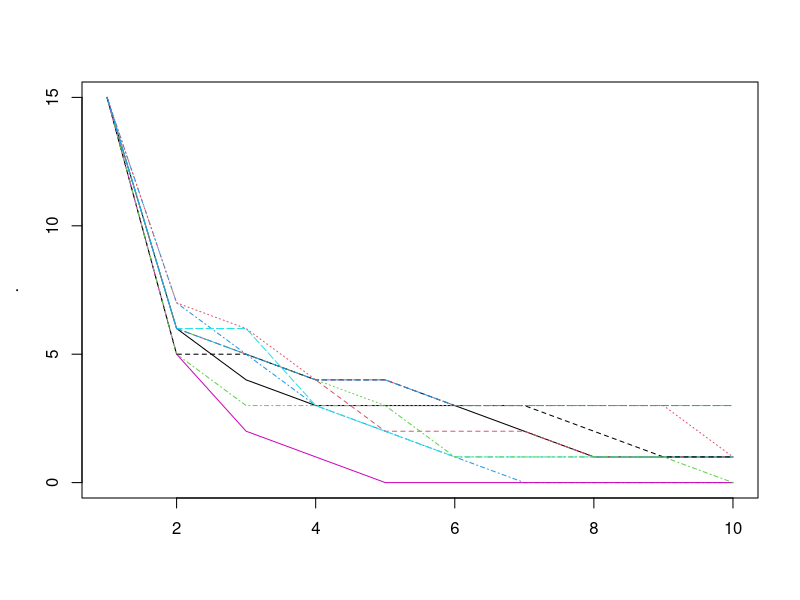
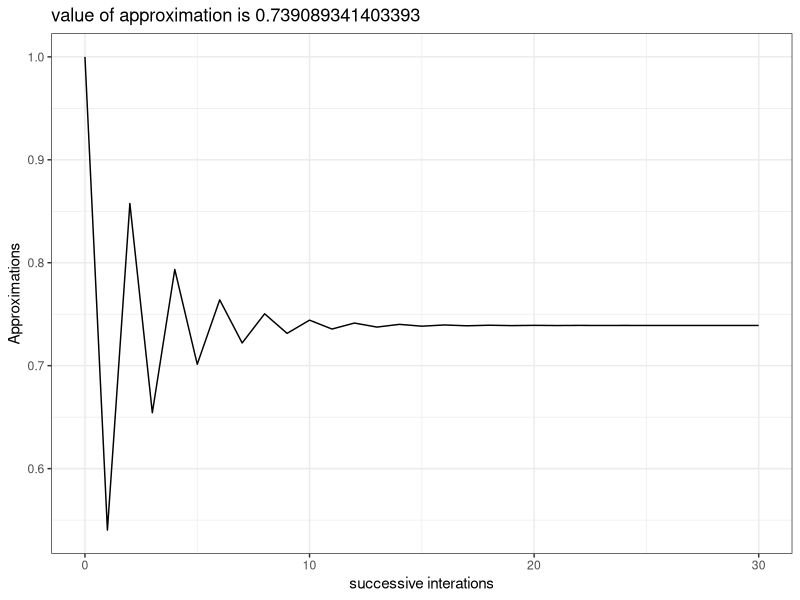
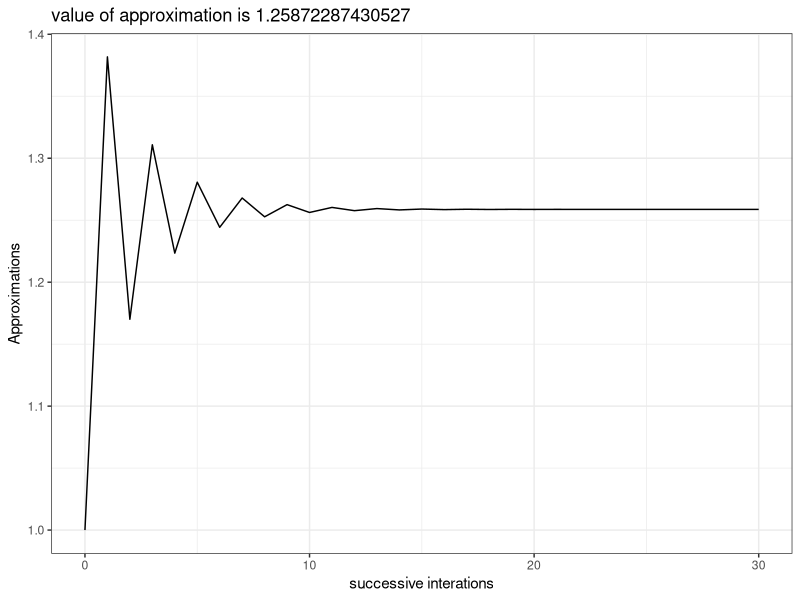
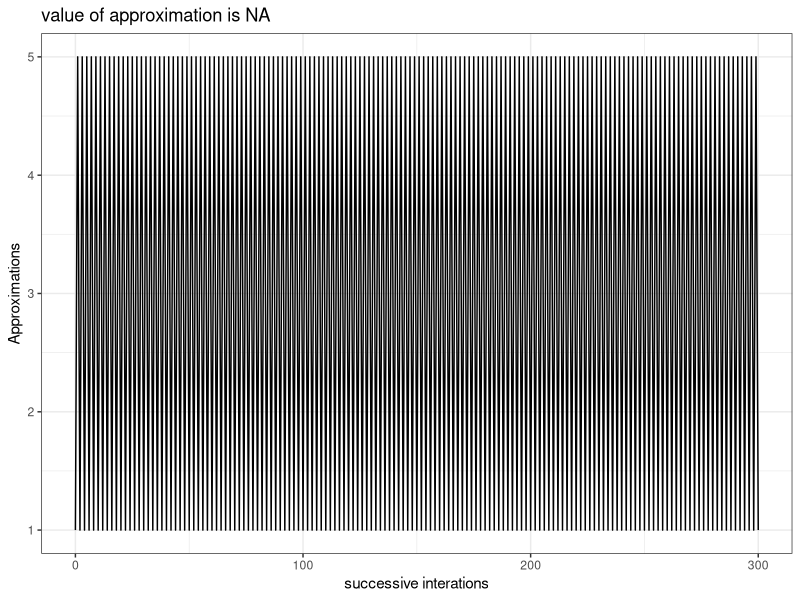
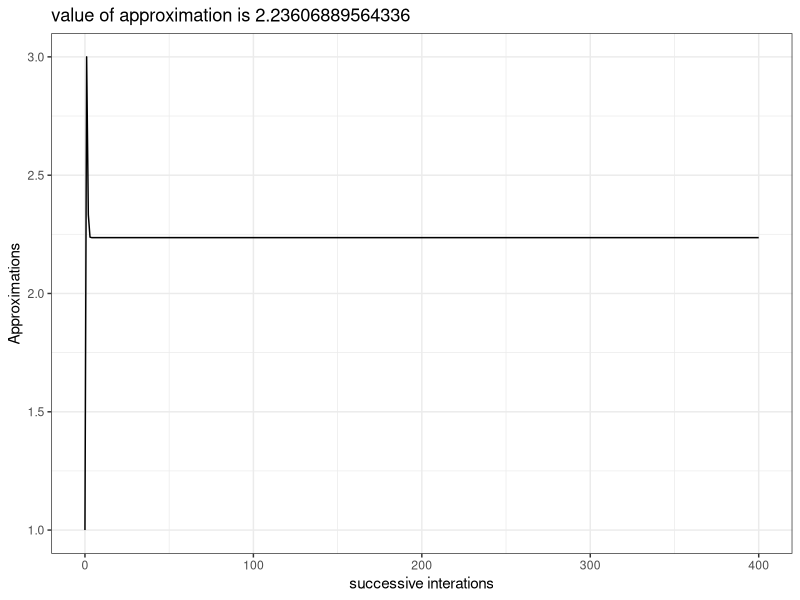
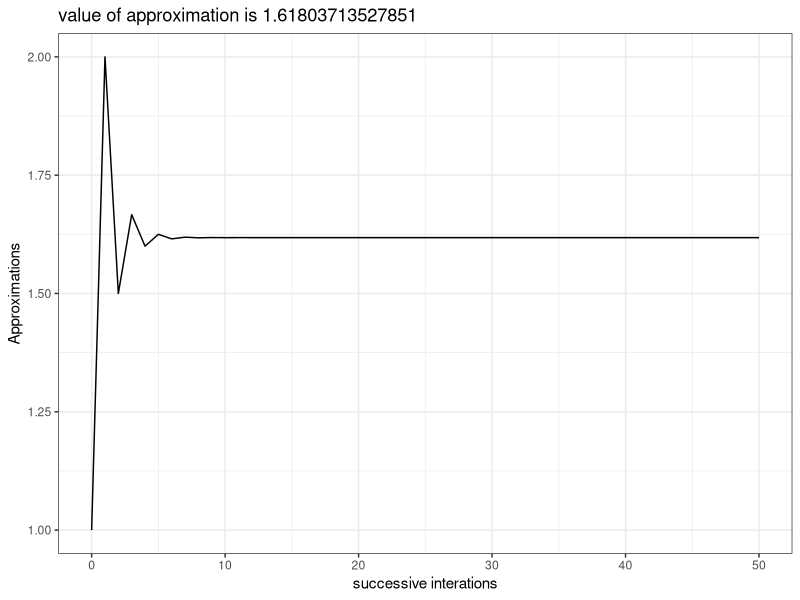
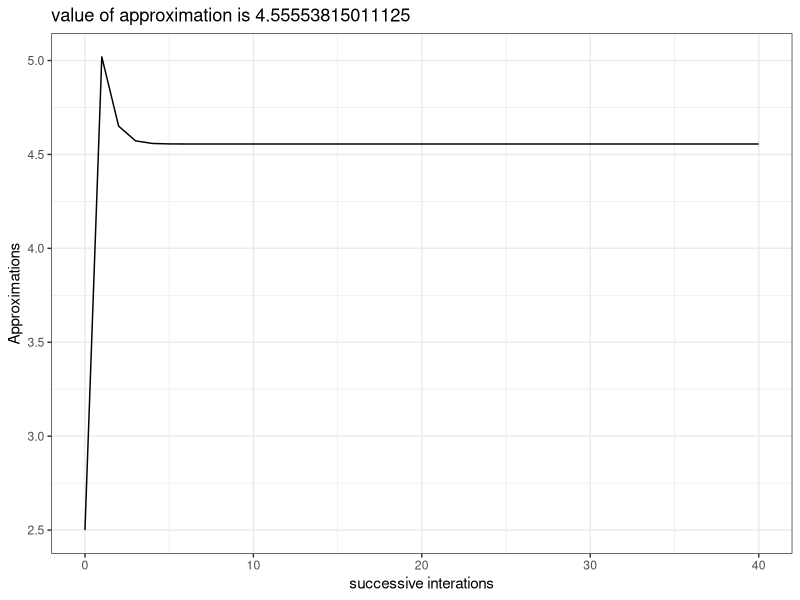
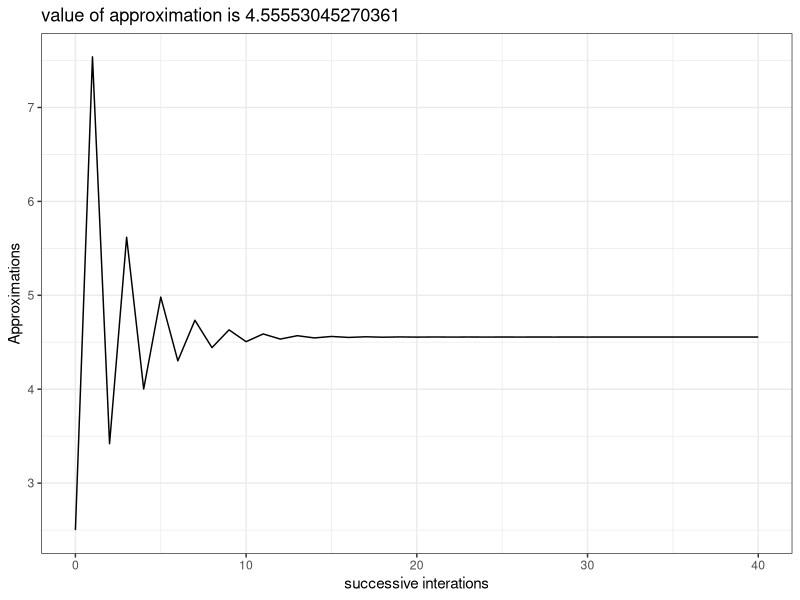

Write the R code that produced these figures, in order.
## ---- chunk 1
knitr::opts_chunk$set(error = TRUE, cache = TRUE)
library(ggplot2)

## ---- chunk 2
mean(0.5, x = c(0:10,50))
## ---- chunk 3
scale01 <- function(x) {
  rng <- range(x, na.rm = TRUE)
  (x - rng[1]) / (rng[2] - rng[1])
}

mtcars_scale <- mtcars[]
mtcars_scale[] <- lapply(mtcars, scale01)
head(mtcars_scale)

scale_numerics <- function(dat){
  if(is.numeric(dat)){
    scale01(dat)
    } else {
      dat
      }
  }

iris_scale <- iris

iris_scale[] <- lapply(iris, scale_numerics)

head(iris)

try(lapply(iris, scale01))
## ---- chunk 4
formulas <- list(
  mpg ~ disp,
  mpg ~ I(1 / disp),
  mpg ~ disp + wt,
  mpg ~ I(1 / disp) + wt
)

mods <- vector("list", length(formulas))

for (i in seq_along(formulas)){
  mods[[i]] <- lm(formulas[[i]], data = mtcars)
  }
## ---- chunk 5
models_mtcars <- lapply(formulas, lm, data = mtcars)
# old way
#lapply(formulas, function(form) lm(form, data = mtcars))
## ---- chunk 6

bootstraps <- lapply(1:10, function(i) {
  rows <- sample(1:nrow(mtcars), rep = TRUE)
  mtcars[rows, ]
})

## for loop

bootstrap_models <- vector("list",length(bootstraps))
for(i in seq_along(bootstraps)){
  bootstrap_models[[i]] <- lm(mpg ~ disp, data = bootstraps[[i]])
  }

## lapply

bootstrap_models_lapply <- lapply(bootstraps, lm, formula = mpg ~ disp)
## ---- chunk 7
rsq <- function(mod) summary(mod)$r.squared

sapply(bootstrap_models_lapply, rsq)

sapply(models_mtcars, rsq)

## ---- chunk 8
library(magrittr)

species_abundances <- sample(seq_len(100),size = 5) %>%
  sapply(rpois, n = 20) %>%
  data.frame %>%
  set_names(paste0("sp",1:5))

vapply(species_abundances, sd, numeric(1))

## ---- chunk 9
library(dplyr)
site_species <- species_abundances %>% 
  mutate(site = paste0("site",LETTERS[1:5]) %>%
           rep(times = 4))

vapply(site_species[vapply(site_species, is.numeric, logical(1))], sd, numeric(1))

## Equivalently, in magrittr style:
site_species %>%
  vapply(is.numeric, logical(1)) %>%
  site_species[.] %>%
  vapply(sd, numeric(1))

## ---- chunk 10
trials <- replicate(
  100, 
  t.test(rpois(10, 10), rpois(7, 10)),
  simplify = FALSE
)

sapply(trials, function(test) test$p.value)

sapply(trials, '[[', i = "p.value") 
## ---- chunk 11
replicate(5, rnorm(2))

replicate(4, "blue")
## ---- chunk 12
colnum <- c("blue" = 2, "green" = 7)

lapply(colnum, function(x) x/2)
## ---- chunk 13
name_val_lapply <- function(X, FUN, ...){
 Map(FUN, names(X), X, ...)
}

funtest <- function(name_of, val_of){
  paste("the value of", name_of, "is", val_of)
}

name_val_lapply(colnum, funtest)

## ---- chunk 14

library(parallel)

mcsapply <- function (X, FUN, ..., simplify = TRUE, USE.NAMES = TRUE) 
  {
  FUN <- match.fun(FUN)
  answer <- mclapply(X = X, FUN = FUN, mc.cores = 2, ...)
  if (USE.NAMES && is.character(X) && is.null(names(answer))) 
    names(answer) <- X
  if (!identical(simplify, FALSE) && length(answer)) 
    simplify2array(answer, higher = (simplify == "array"))
  else answer
  }

##pokey example
boot_df <- function(x) x[sample(nrow(x), rep = T), ]
rsquared <- function(mod) summary(mod)$r.square
boot_lm <- function(i) {
  rsquared(lm(mpg ~ wt + disp, data = boot_df(mtcars)))
}


library(microbenchmark)

## this doesn't actually speed anything up
if(FALSE){
microbenchmark(sapply(1:10, boot_lm),
               mcsapply(1:10, boot_lm))
}


## ---- chunk 15
mat <- matrix(rnorm(20), nrow = 5)

apply(mat, 1, summary)

apply(mat, 2, summary)

apply(mtcars, 2, summary)

## ---- chunk 16
pulse <- round(rnorm(22, 70, 10 / 3)) + rep(c(0, 5), c(10, 12))
group <- rep(c("A", "B"), c(10, 12))
pieces <- split(pulse, group)

split_vapply <- function(x, f, FUN, FUN.VALUE, ...){
  pieces <- split(x, f)
  vapply(pieces, FUN = FUN, FUN.VALUE = FUN.VALUE, ...)
}

split_vapply(pulse, group, mean, numeric(1))

## ---- chunk 17

split2 <- function(x, f) {
   groups <- unique(as.factor(f))
   out <- vector('list', length(groups))
   names(out) <- levels(groups)
   for (g in groups) {
       out[[g]] <- x[f == g]
   }
   out
}

split2(pulse, group)


split3 <- function(x, f) {
   groups <- unique(f)
   out <- vector('list', length(groups))
   names(out) <- groups
   lapply(groups, function(lev) x[f == lev] )
}


split3(pulse, group)

## ---- chunk 18
Reduce(`*`, 1:10)
factorial(10)
microbenchmark(Reduce(`*`, 1:10), factorial(10))
## ---- chunk 19
sapply(rep(1,10), Reduce, f = sum)

Reduce(`*`, 1:10, accumulate = TRUE)

simdecay <- function(){
  replicate(10, sample(1:10, 15, replace = T), simplify = FALSE) %>%
  Reduce(intersect, ., accumulate = TRUE) %>%
  sapply(length)
}

replicate(10, simdecay()) %>%
  matplot(type = "l")

## ---- chunk 20
is.character(c("foo","bar"))
is.na(NaN)
is.na(NA)
is.na(3)

is.na(c(NA,NA))

is.numeric(c("fo","bar"))
## ---- chunk 21
anyNA(c(NA,NA))
anyNA(c("foo","bar"))
## ---- chunk 22
numsum <- function(dat, sumstat){
  so_numeros <- Filter(is.numeric, dat)
  vapply(so_numeros, sumstat, numeric(1))
}

numsum(iris, sd)
## ---- chunk 23
scramble <- sample(1:5, size = 50, replace = TRUE)
Position(function(x) x == 1, scramble)
which(scramble == 1)
min(which(scramble == 1))
## ---- chunk 24
where <- function(f, x) {
  vapply(x, f, logical(1))
}
## ---- chunk 25
AnyAll <- function(FUN){
  function(f, x){
    test <- vapply(x, f, logical(1))
    FUN(test)
    }
}

Any <- AnyAll(any)
All <- AnyAll(all)

tester <- list("foo",1)

Any(is.numeric, tester)
All(is.numeric, tester)
## ---- chunk 26
AnyAll2 <- function(only_if_all = TRUE){
  ## any or all?
  if (only_if_all) {
    testfun <- function(test) Reduce(`&&`, test, only_if_all)
    } else 
      {
        testfun <- function(test) Reduce(`||`, test, only_if_all)
        }
  
  function(f, x){
    test <- vapply(x, f, logical(1))
    testfun(test)
    }
  }

All2 <- AnyAll2()
Any2 <- AnyAll2(FALSE)

Any2(is.numeric, tester)
All2(is.numeric, tester)


AnyAll3 <- function(only_if_all = TRUE){
  ## any or all?
  tests <- c(`||`,`&&`)
  testfun <- function(test) Reduce(tests[[only_if_all + 1]], test, only_if_all)
  
  function(f, x){
    test <- vapply(x, f, logical(1))
    testfun(test)
    }
  }

AnyAll3()(is.numeric, tester)
AnyAll3(FALSE)(is.numeric, tester)
## ---- chunk 27
where <- function(f, x) {
  vapply(x, f, logical(1))
}

span <- function(f, x){
  logivec <- where(f = f, x = x)
  runs <- rle(logivec)
  trues <- runs$lengths[runs$values]
  longest <- max(trues)[1] # find the first long sequence only
  start.longest <- which(runs$lengths == longest)
  start.longest + seq_len(longest)
}

green30 <- replicate(47, sample(list("green",30), size = 1, prob = c(0.7, 0.3)))

span(is.character, green30)

## ---- chunk 28

arg_maxmin <- function(FUN = max) {
  arg_max <- function(vec, f){
    vals <- f(vec)
    crit <- FUN(vals)
    vec[vals %in% crit]
    }
  }

arg_max <- arg_maxmin()

arg_max(-10:5, function(x) x ^ 2)
arg_max(-5:5, function(x) x ^ 2)


arg_min <- arg_maxmin(min)
arg_min(-10:5, function(x) - x ^ 2)
arg_min(-5:5, function(x) - x ^ 2)
## ---- chunk 29

running_diff <- function(x){
  tot <- length(x)
  abs(x[-tot] - x[-1])
}

fixed_point <- function(f, tries, init = 1, tol = 0.00001){
  fvec <- replicate(n = tries, expr = f, simplify = FALSE)
  fixingpoints <- Reduce(function(f1,f2) f2(f1), x = fvec, init = init, accumulate = TRUE)
  passing_tol <- vapply(running_diff(fixingpoints), `<`, y = tol, logical(1))
  
  if(!any(passing_tol)) message("you need more tries!!")
  
  firstpass <- min(which(passing_tol))
  
  qplot(x = 0:tries, y = fixingpoints, geom = "path",
        main = paste0("value of approximation is ", fixingpoints[firstpass]),
        xlab = "successive interations", ylab = "Approximations") + theme_bw()
}

fixed_point(cos, 30)

fixed_point(function(x) cos(x) + sin(x), 30)

## impossible; will never converge:
fixed_point(function(x) 5 / x, 300)

## but with slight modification..
fixed_point(function(x) (x + 5 / x) / 2, 400)

## ---- chunk 30
fixed_point(function(x) 1 + 1/x, 50)
## ---- chunk 31

fixed_point(function(x) ((log(1000) / log(x)) + x) / 2, 40, init = 2.5)

fixed_point(function(x) log(1000) / log(x), 40, init = 2.5)

## ---- chunk 32
frac_maker <- function(n, d){
  force(n)
  force(d)
  function(x) n / (d + x)
  }
  

cont_frac <- function(Ns, Ds, frac_fun = frac_maker){
  Ns <- rev(Ns)
  Ds <- rev(Ds)
  funs <- Map(frac_fun, Ns, Ds)
  Reduce(function(f1,f2) f2(f1), x = funs, init = 0)
  }

ans <- cont_frac(Ns = rep(1,40), Ds = rep(1, 40))

1/ans
## ---- chunk 33

denominator <- function(k){
  nums <- lapply(seq_len(k)*2, function(x) c(1, 1, x))
  out <- do.call(c, nums)
  out[-1]
}

cont_frac(Ds = denominator(20), Ns = rep(1, 3 * 20 -1))

## ---- chunk 34
pi_numerator <- function(k){
  exps <- seq(from = 1, length.out = k, by = 2) ^ 2
  c(4, exps)
}

cont_frac(Ds = c(1, rep(2, 200)), Ns = pi_numerator(200))
## ---- chunk 35

frac_maker_minus <- function(n, d){
  force(n)
  force(d)
  function(x) n / (d - x)
  }

tan_cf <- function(x, k){
  numerators <- rep(x, k - 1) ^ 2
  numerators <- c(x, numerators)
  denominators <- seq(from = 1, by = 2, length.out = k)
  cont_frac(Ns = numerators, Ds = denominators, frac_fun = frac_maker_minus)
}

tan_cf(pi*0.2, 20)

tan(pi*0.2)
## ---- chunk 36
randomise <- function(f) f(runif(1e3))
randomise(mean)
#> [1] 0.5115665
randomise(mean)
#> [1] 0.503939
randomise(sum)

replicate(500,randomise(sum)) %>%
  data.frame(x = .) %>%
  ggplot(aes(x = x)) + geom_density()
